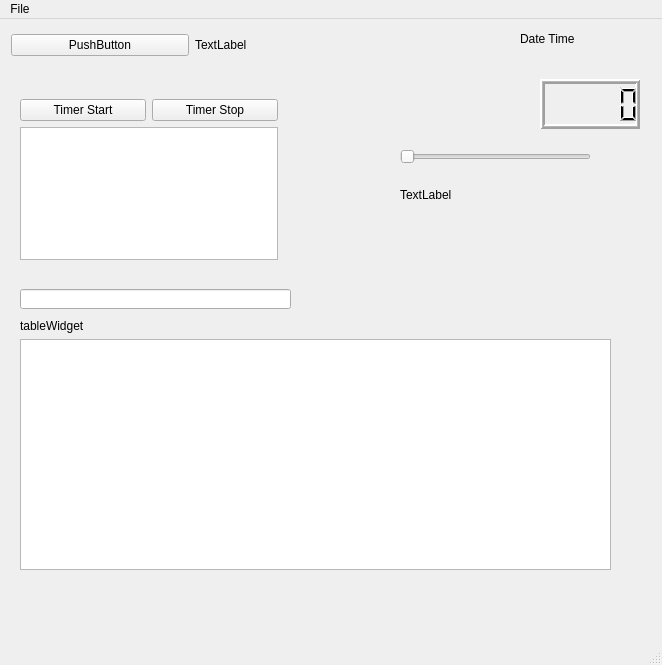
<?xml version="1.0" encoding="UTF-8"?>
<ui version="4.0">
 <class>MainWindow</class>
 <widget class="QMainWindow" name="MainWindow">
  <property name="geometry">
   <rect>
    <x>0</x>
    <y>0</y>
    <width>662</width>
    <height>665</height>
   </rect>
  </property>
  <property name="windowTitle">
   <string>MainWindow</string>
  </property>
  <widget class="QWidget" name="centralwidget">
   <widget class="QWidget" name="layoutWidget">
    <property name="geometry">
     <rect>
      <x>20</x>
      <y>80</y>
      <width>258</width>
      <height>161</height>
     </rect>
    </property>
    <layout class="QVBoxLayout" name="verticalLayout">
     <item>
      <layout class="QHBoxLayout" name="horizontalLayout_2">
       <item>
        <widget class="QPushButton" name="pushButton_2">
         <property name="text">
          <string>Timer Start</string>
         </property>
        </widget>
       </item>
       <item>
        <widget class="QPushButton" name="pushButton_3">
         <property name="text">
          <string>Timer Stop</string>
         </property>
        </widget>
       </item>
      </layout>
     </item>
     <item>
      <widget class="QTextBrowser" name="textBrowser">
       <property name="maximumSize">
        <size>
         <width>1900</width>
         <height>1900</height>
        </size>
       </property>
      </widget>
     </item>
    </layout>
   </widget>
   <widget class="QWidget" name="layoutWidget">
    <property name="geometry">
     <rect>
      <x>20</x>
      <y>300</y>
      <width>591</width>
      <height>251</height>
     </rect>
    </property>
    <layout class="QVBoxLayout" name="verticalLayout_2">
     <item>
      <widget class="QLabel" name="label_2">
       <property name="text">
        <string>tableWidget</string>
       </property>
      </widget>
     </item>
     <item>
      <widget class="QTableWidget" name="tableWidget"/>
     </item>
    </layout>
   </widget>
   <widget class="QWidget" name="layoutWidget">
    <property name="geometry">
     <rect>
      <x>400</x>
      <y>130</y>
      <width>191</width>
      <height>71</height>
     </rect>
    </property>
    <layout class="QVBoxLayout" name="verticalLayout_4">
     <item>
      <widget class="QSlider" name="horizontalSlider">
       <property name="orientation">
        <enum>Qt::Horizontal</enum>
       </property>
      </widget>
     </item>
     <item>
      <widget class="QLabel" name="label_4">
       <property name="text">
        <string>TextLabel</string>
       </property>
      </widget>
     </item>
    </layout>
   </widget>
   <widget class="QLineEdit" name="lineEdit">
    <property name="geometry">
     <rect>
      <x>20</x>
      <y>270</y>
      <width>271</width>
      <height>20</height>
     </rect>
    </property>
   </widget>
   <widget class="DigitalClock" name="lcdNumber">
    <property name="geometry">
     <rect>
      <x>540</x>
      <y>60</y>
      <width>100</width>
      <height>50</height>
     </rect>
    </property>
    <property name="maximumSize">
     <size>
      <width>16777214</width>
      <height>16777207</height>
     </size>
    </property>
    <property name="baseSize">
     <size>
      <width>0</width>
      <height>0</height>
     </size>
    </property>
    <property name="frameShape">
     <enum>QFrame::Box</enum>
    </property>
    <property name="frameShadow">
     <enum>QFrame::Raised</enum>
    </property>
    <property name="lineWidth">
     <number>2</number>
    </property>
    <property name="midLineWidth">
     <number>1</number>
    </property>
    <property name="smallDecimalPoint">
     <bool>false</bool>
    </property>
    <property name="intValue" stdset="0">
     <number>0</number>
    </property>
   </widget>
   <widget class="DispDateTime" name="label_date_time">
    <property name="geometry">
     <rect>
      <x>520</x>
      <y>10</y>
      <width>127</width>
      <height>20</height>
     </rect>
    </property>
    <property name="sizePolicy">
     <sizepolicy hsizetype="Minimum" vsizetype="Minimum">
      <horstretch>0</horstretch>
      <verstretch>0</verstretch>
     </sizepolicy>
    </property>
    <property name="text">
     <string>Date Time</string>
    </property>
   </widget>
   <widget class="QWidget" name="layoutWidget">
    <property name="geometry">
     <rect>
      <x>11</x>
      <y>10</y>
      <width>361</width>
      <height>32</height>
     </rect>
    </property>
    <layout class="QHBoxLayout" name="horizontalLayout">
     <item>
      <widget class="QPushButton" name="pushButton">
       <property name="text">
        <string>PushButton</string>
       </property>
      </widget>
     </item>
     <item>
      <widget class="QLabel" name="label">
       <property name="text">
        <string>TextLabel</string>
       </property>
      </widget>
     </item>
    </layout>
   </widget>
  </widget>
  <widget class="QMenuBar" name="menubar">
   <property name="geometry">
    <rect>
     <x>0</x>
     <y>0</y>
     <width>662</width>
     <height>21</height>
    </rect>
   </property>
   <widget class="QMenu" name="menuTest_Window">
    <property name="title">
     <string>File</string>
    </property>
    <addaction name="actionOpen"/>
    <addaction name="actionQuit"/>
   </widget>
   <addaction name="menuTest_Window"/>
  </widget>
  <widget class="QStatusBar" name="statusbar"/>
  <action name="actionQuit">
   <property name="text">
    <string>Quit</string>
   </property>
  </action>
  <action name="actionOpen">
   <property name="text">
    <string>Open</string>
   </property>
  </action>
 </widget>
 <customwidgets>
  <customwidget>
   <class>DigitalClock</class>
   <extends>QLCDNumber</extends>
   <header location="global">digitalclock.h</header>
  </customwidget>
  <customwidget>
   <class>DispDateTime</class>
   <extends>QLabel</extends>
   <header>dispdatetime.h</header>
  </customwidget>
 </customwidgets>
 <resources/>
 <connections>
  <connection>
   <sender>actionQuit</sender>
   <signal>triggered()</signal>
   <receiver>MainWindow</receiver>
   <slot>close()</slot>
   <hints>
    <hint type="sourcelabel">
     <x>-1</x>
     <y>-1</y>
    </hint>
    <hint type="destinationlabel">
     <x>167</x>
     <y>145</y>
    </hint>
   </hints>
  </connection>
  <connection>
   <sender>horizontalSlider</sender>
   <signal>valueChanged(int)</signal>
   <receiver>label_4</receiver>
   <slot>setNum(int)</slot>
   <hints>
    <hint type="sourcelabel">
     <x>415</x>
     <y>152</y>
    </hint>
    <hint type="destinationlabel">
     <x>415</x>
     <y>180</y>
    </hint>
   </hints>
  </connection>
 </connections>
</ui>
